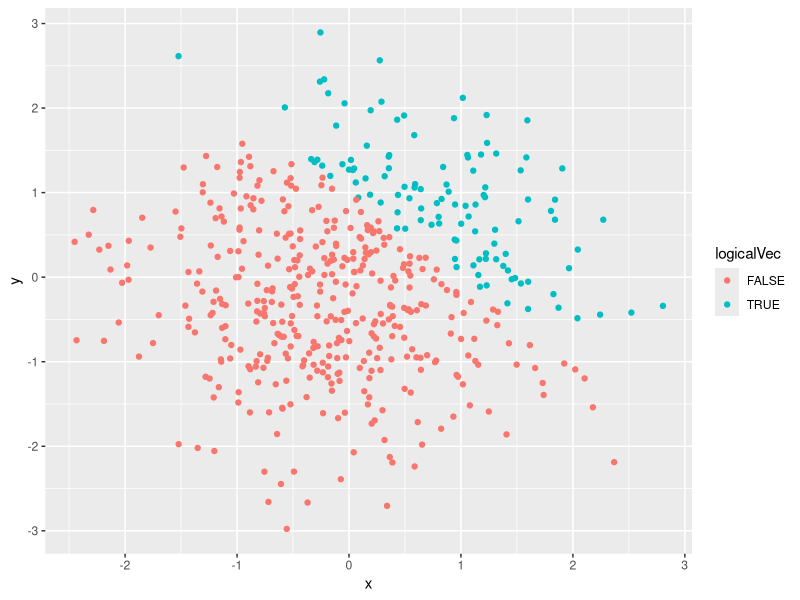
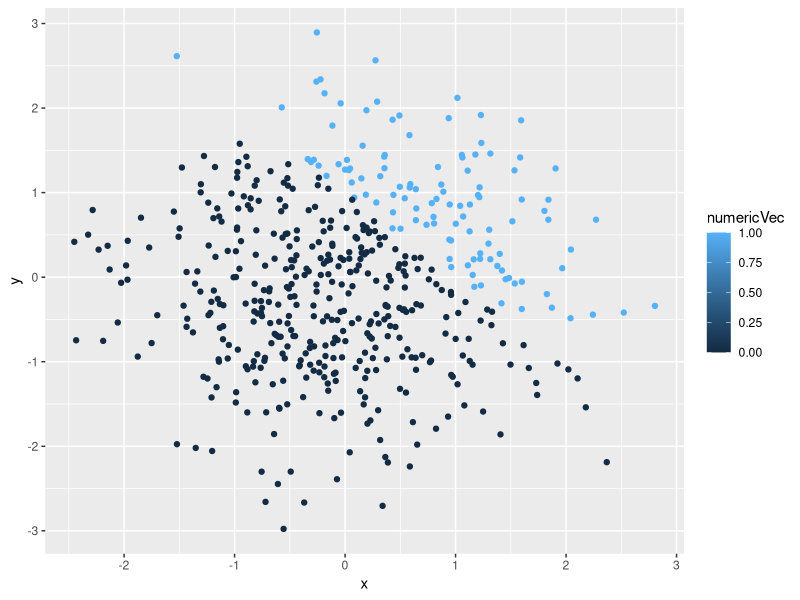
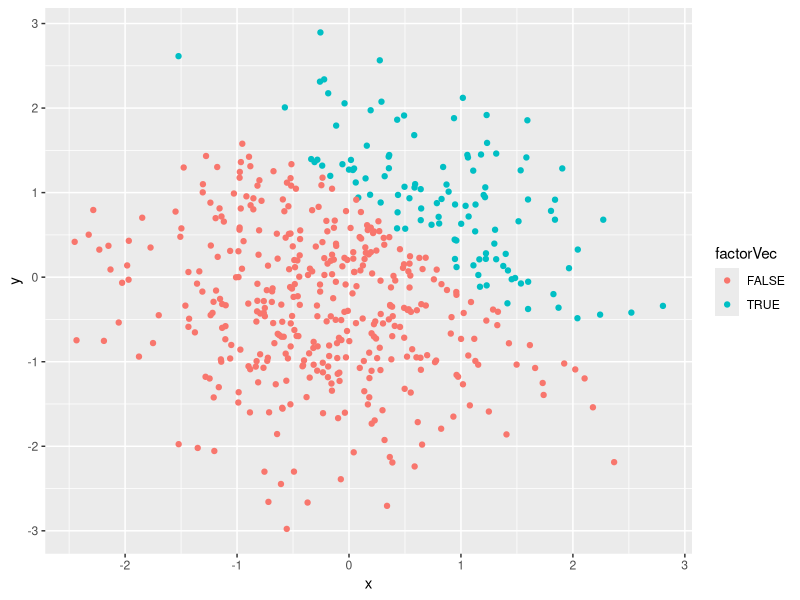
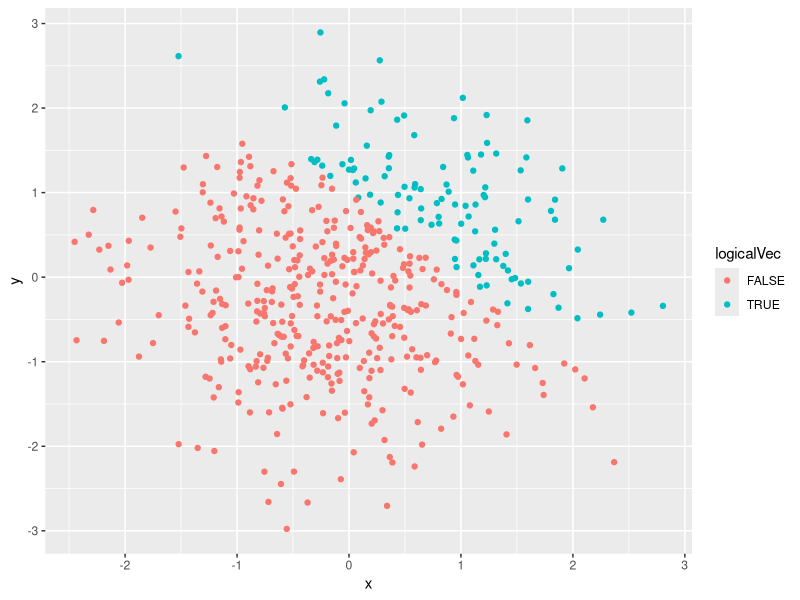

Source code (R) for these figures, in order:
## ---- chunk 1

library(tidyverse)
library(knitr)

## ---- chunk 2

p1_df = tibble(
  randomsample = rnorm(8),
  logical = randomsample > 0,
  character = "HelloWor",
  factor = factor( c(1,1,2,2,3,3,3,3) )
)

## ---- chunk 3

#for random sample itself
mean( pull(p1_df, randomsample) )
#for logical vector
mean( pull(p1_df, logical) )
#for character vector length 8
mean( pull(p1_df, character) )
#for factor vector length 8
mean( pull(p1_df, factor) )

## ---- chunk 4

#logical vector
mean( as.numeric( pull(p1_df, logical) ) )
#character vector
mean( as.numeric( pull(p1_df, character) ) )
#factor vector
mean( as.numeric( pull(p1_df, factor) ) )

## ---- chunk 5

#converting logical to numeric
p1_df_convert_numeric = pull(p1_df, randomsample) * as.numeric( pull(p1_df, logical) )
p1_df_convert_numeric

## ---- chunk 6

#converting logical to factor
p1_df_convert_factor = pull(p1_df, randomsample) * factor( pull(p1_df, logical) )
p1_df_convert_factor

## ---- chunk 7

#converting logical to factor, then convert it to numeric
p1_df_convert_numericandfactor = pull(p1_df, randomsample) * as.numeric( factor( pull(p1_df, logical) ) )
p1_df_convert_numericandfactor

## ---- chunk 8

p2_df = tibble(
  x = rnorm(500),
  y = rnorm(500),
  logicalVec = x + y > 1,
  numericVec = as.numeric(logicalVec),
  factorVec = as.factor(logicalVec)
)

## ---- chunk 9
#scatter plot with logical vector
ggplot(p2_df, aes(x = x, y = y, col = logicalVec) ) + geom_point()

## ---- chunk 10
#saving plots
ggsave("p2_df_scatterplot_logical.png")

## ---- chunk 11
#scatter plot with numeric vector
ggplot(p2_df, aes(x = x, y = y, col = numericVec) ) + geom_point()

## ---- chunk 12
#scatter plot with factor vector
ggplot(p2_df, aes(x = x, y = y, col = factorVec) ) + geom_point()

